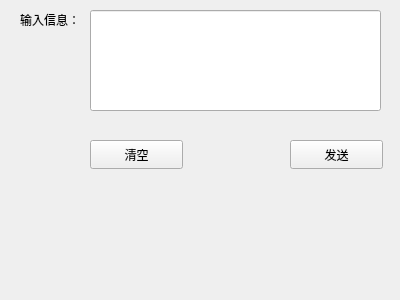
<?xml version="1.0" encoding="UTF-8"?>
<ui version="4.0">
 <class>Chat</class>
 <widget class="QWidget" name="Chat">
  <property name="geometry">
   <rect>
    <x>0</x>
    <y>0</y>
    <width>400</width>
    <height>300</height>
   </rect>
  </property>
  <property name="windowTitle">
   <string>Form</string>
  </property>
  <widget class="QLabel" name="label">
   <property name="geometry">
    <rect>
     <x>20</x>
     <y>10</y>
     <width>69</width>
     <height>20</height>
    </rect>
   </property>
   <property name="text">
    <string>输入信息：</string>
   </property>
  </widget>
  <widget class="QLineEdit" name="lineEdit">
   <property name="geometry">
    <rect>
     <x>90</x>
     <y>10</y>
     <width>291</width>
     <height>101</height>
    </rect>
   </property>
   <property name="cursor">
    <cursorShape>IBeamCursor</cursorShape>
   </property>
  </widget>
  <widget class="QPushButton" name="clearButton">
   <property name="geometry">
    <rect>
     <x>90</x>
     <y>140</y>
     <width>93</width>
     <height>29</height>
    </rect>
   </property>
   <property name="text">
    <string>清空</string>
   </property>
  </widget>
  <widget class="QPushButton" name="sendButton">
   <property name="geometry">
    <rect>
     <x>290</x>
     <y>140</y>
     <width>93</width>
     <height>29</height>
    </rect>
   </property>
   <property name="text">
    <string>发送</string>
   </property>
  </widget>
 </widget>
 <resources/>
 <connections/>
</ui>
